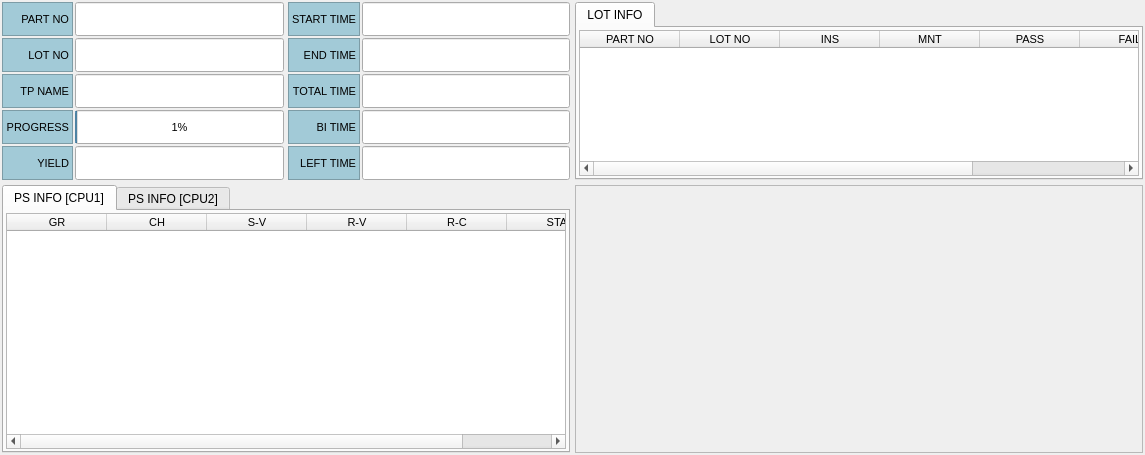
<?xml version="1.0" encoding="UTF-8"?>
<ui version="4.0">
 <class>CMassTab</class>
 <widget class="QWidget" name="CMassTab">
  <property name="geometry">
   <rect>
    <x>0</x>
    <y>0</y>
    <width>1145</width>
    <height>455</height>
   </rect>
  </property>
  <property name="minimumSize">
   <size>
    <width>600</width>
    <height>300</height>
   </size>
  </property>
  <property name="windowTitle">
   <string>RunWindow</string>
  </property>
  <property name="windowIcon">
   <iconset resource="../../ABLEE_EAPSimm/eapsimm.qrc">
    <normaloff>:/icon/icon/auto.ico</normaloff>:/icon/icon/auto.ico</iconset>
  </property>
  <property name="styleSheet">
   <string notr="true">QFrame#frmLotView
{
	border: 1px solid black;
}
QFrame#frmSlotView
{
	border: 1px solid black;
}
QFrame#frmPpsView
{
	border: 1px solid black;
}
QFrame#frmTempView
{
	border: 1px solid black;
}</string>
  </property>
  <layout class="QGridLayout" name="gridLayout" rowstretch="2,3" rowminimumheight="0,0">
   <property name="leftMargin">
    <number>2</number>
   </property>
   <property name="topMargin">
    <number>2</number>
   </property>
   <property name="rightMargin">
    <number>2</number>
   </property>
   <property name="bottomMargin">
    <number>2</number>
   </property>
   <property name="spacing">
    <number>5</number>
   </property>
   <item row="0" column="0">
    <layout class="QHBoxLayout" name="horizontalLayout_3">
     <property name="spacing">
      <number>4</number>
     </property>
     <item>
      <layout class="QHBoxLayout" name="horizontalLayout">
       <property name="spacing">
        <number>2</number>
       </property>
       <item>
        <layout class="QVBoxLayout" name="verticalLayout_5">
         <property name="spacing">
          <number>2</number>
         </property>
         <item>
          <widget class="QLabel" name="lblPartNo">
           <property name="minimumSize">
            <size>
             <width>50</width>
             <height>15</height>
            </size>
           </property>
           <property name="maximumSize">
            <size>
             <width>1666</width>
             <height>50</height>
            </size>
           </property>
           <property name="font">
            <font>
             <pointsize>8</pointsize>
            </font>
           </property>
           <property name="styleSheet">
            <string notr="true">background-color: #a2cad7;
</string>
           </property>
           <property name="frameShape">
            <enum>QFrame::StyledPanel</enum>
           </property>
           <property name="frameShadow">
            <enum>QFrame::Sunken</enum>
           </property>
           <property name="text">
            <string>PART NO</string>
           </property>
           <property name="alignment">
            <set>Qt::AlignRight|Qt::AlignTrailing|Qt::AlignVCenter</set>
           </property>
          </widget>
         </item>
         <item>
          <widget class="QLabel" name="lblLotNo">
           <property name="minimumSize">
            <size>
             <width>50</width>
             <height>15</height>
            </size>
           </property>
           <property name="maximumSize">
            <size>
             <width>1666</width>
             <height>50</height>
            </size>
           </property>
           <property name="font">
            <font>
             <pointsize>8</pointsize>
            </font>
           </property>
           <property name="styleSheet">
            <string notr="true">background-color: #a2cad7;</string>
           </property>
           <property name="frameShape">
            <enum>QFrame::StyledPanel</enum>
           </property>
           <property name="frameShadow">
            <enum>QFrame::Sunken</enum>
           </property>
           <property name="text">
            <string>LOT NO</string>
           </property>
           <property name="alignment">
            <set>Qt::AlignRight|Qt::AlignTrailing|Qt::AlignVCenter</set>
           </property>
          </widget>
         </item>
         <item>
          <widget class="QLabel" name="lblPgmName">
           <property name="minimumSize">
            <size>
             <width>50</width>
             <height>15</height>
            </size>
           </property>
           <property name="maximumSize">
            <size>
             <width>1666</width>
             <height>50</height>
            </size>
           </property>
           <property name="font">
            <font>
             <pointsize>8</pointsize>
            </font>
           </property>
           <property name="styleSheet">
            <string notr="true">background-color: #a2cad7;</string>
           </property>
           <property name="frameShape">
            <enum>QFrame::StyledPanel</enum>
           </property>
           <property name="frameShadow">
            <enum>QFrame::Sunken</enum>
           </property>
           <property name="text">
            <string>TP NAME</string>
           </property>
           <property name="alignment">
            <set>Qt::AlignRight|Qt::AlignTrailing|Qt::AlignVCenter</set>
           </property>
          </widget>
         </item>
         <item>
          <widget class="QLabel" name="lblProgress">
           <property name="minimumSize">
            <size>
             <width>50</width>
             <height>15</height>
            </size>
           </property>
           <property name="maximumSize">
            <size>
             <width>1666</width>
             <height>50</height>
            </size>
           </property>
           <property name="font">
            <font>
             <pointsize>8</pointsize>
            </font>
           </property>
           <property name="styleSheet">
            <string notr="true">background-color: #a2cad7;</string>
           </property>
           <property name="frameShape">
            <enum>QFrame::StyledPanel</enum>
           </property>
           <property name="frameShadow">
            <enum>QFrame::Sunken</enum>
           </property>
           <property name="text">
            <string>PROGRESS</string>
           </property>
           <property name="alignment">
            <set>Qt::AlignRight|Qt::AlignTrailing|Qt::AlignVCenter</set>
           </property>
          </widget>
         </item>
         <item>
          <widget class="QLabel" name="lblYield">
           <property name="minimumSize">
            <size>
             <width>50</width>
             <height>15</height>
            </size>
           </property>
           <property name="maximumSize">
            <size>
             <width>1666</width>
             <height>50</height>
            </size>
           </property>
           <property name="font">
            <font>
             <pointsize>8</pointsize>
            </font>
           </property>
           <property name="styleSheet">
            <string notr="true">background-color: #a2cad7;</string>
           </property>
           <property name="frameShape">
            <enum>QFrame::StyledPanel</enum>
           </property>
           <property name="frameShadow">
            <enum>QFrame::Sunken</enum>
           </property>
           <property name="text">
            <string>YIELD</string>
           </property>
           <property name="alignment">
            <set>Qt::AlignRight|Qt::AlignTrailing|Qt::AlignVCenter</set>
           </property>
          </widget>
         </item>
        </layout>
       </item>
       <item>
        <layout class="QVBoxLayout" name="verticalLayout_4" stretch="0,0,0,0,0">
         <property name="spacing">
          <number>2</number>
         </property>
         <item>
          <widget class="QLineEdit" name="lePartNo">
           <property name="sizePolicy">
            <sizepolicy hsizetype="Expanding" vsizetype="Preferred">
             <horstretch>0</horstretch>
             <verstretch>0</verstretch>
            </sizepolicy>
           </property>
           <property name="minimumSize">
            <size>
             <width>50</width>
             <height>15</height>
            </size>
           </property>
           <property name="maximumSize">
            <size>
             <width>16777215</width>
             <height>50</height>
            </size>
           </property>
           <property name="font">
            <font>
             <pointsize>8</pointsize>
            </font>
           </property>
           <property name="readOnly">
            <bool>true</bool>
           </property>
          </widget>
         </item>
         <item>
          <widget class="QLineEdit" name="leLotNo">
           <property name="sizePolicy">
            <sizepolicy hsizetype="Expanding" vsizetype="Preferred">
             <horstretch>0</horstretch>
             <verstretch>0</verstretch>
            </sizepolicy>
           </property>
           <property name="minimumSize">
            <size>
             <width>50</width>
             <height>15</height>
            </size>
           </property>
           <property name="maximumSize">
            <size>
             <width>16777215</width>
             <height>50</height>
            </size>
           </property>
           <property name="font">
            <font>
             <pointsize>8</pointsize>
            </font>
           </property>
           <property name="readOnly">
            <bool>true</bool>
           </property>
          </widget>
         </item>
         <item>
          <widget class="QLineEdit" name="lePgmName">
           <property name="sizePolicy">
            <sizepolicy hsizetype="Expanding" vsizetype="Preferred">
             <horstretch>0</horstretch>
             <verstretch>0</verstretch>
            </sizepolicy>
           </property>
           <property name="minimumSize">
            <size>
             <width>50</width>
             <height>15</height>
            </size>
           </property>
           <property name="maximumSize">
            <size>
             <width>16777215</width>
             <height>50</height>
            </size>
           </property>
           <property name="font">
            <font>
             <pointsize>8</pointsize>
            </font>
           </property>
           <property name="readOnly">
            <bool>true</bool>
           </property>
          </widget>
         </item>
         <item>
          <widget class="QProgressBar" name="prgbar">
           <property name="sizePolicy">
            <sizepolicy hsizetype="Expanding" vsizetype="Preferred">
             <horstretch>0</horstretch>
             <verstretch>0</verstretch>
            </sizepolicy>
           </property>
           <property name="minimumSize">
            <size>
             <width>50</width>
             <height>15</height>
            </size>
           </property>
           <property name="maximumSize">
            <size>
             <width>16777215</width>
             <height>50</height>
            </size>
           </property>
           <property name="font">
            <font>
             <pointsize>8</pointsize>
            </font>
           </property>
           <property name="value">
            <number>1</number>
           </property>
           <property name="alignment">
            <set>Qt::AlignCenter</set>
           </property>
           <property name="textDirection">
            <enum>QProgressBar::TopToBottom</enum>
           </property>
          </widget>
         </item>
         <item>
          <widget class="QLineEdit" name="leYield">
           <property name="sizePolicy">
            <sizepolicy hsizetype="Expanding" vsizetype="Preferred">
             <horstretch>0</horstretch>
             <verstretch>0</verstretch>
            </sizepolicy>
           </property>
           <property name="minimumSize">
            <size>
             <width>50</width>
             <height>15</height>
            </size>
           </property>
           <property name="maximumSize">
            <size>
             <width>16777215</width>
             <height>50</height>
            </size>
           </property>
           <property name="font">
            <font>
             <pointsize>8</pointsize>
            </font>
           </property>
           <property name="readOnly">
            <bool>true</bool>
           </property>
          </widget>
         </item>
        </layout>
       </item>
      </layout>
     </item>
     <item>
      <layout class="QHBoxLayout" name="horizontalLayout_2">
       <property name="spacing">
        <number>2</number>
       </property>
       <item>
        <layout class="QVBoxLayout" name="verticalLayout_2">
         <property name="spacing">
          <number>2</number>
         </property>
         <item>
          <widget class="QLabel" name="lblStartTime">
           <property name="minimumSize">
            <size>
             <width>60</width>
             <height>15</height>
            </size>
           </property>
           <property name="maximumSize">
            <size>
             <width>1666</width>
             <height>50</height>
            </size>
           </property>
           <property name="font">
            <font>
             <pointsize>8</pointsize>
            </font>
           </property>
           <property name="styleSheet">
            <string notr="true">background-color: #a2cad7;</string>
           </property>
           <property name="frameShape">
            <enum>QFrame::StyledPanel</enum>
           </property>
           <property name="frameShadow">
            <enum>QFrame::Raised</enum>
           </property>
           <property name="text">
            <string>START TIME</string>
           </property>
           <property name="alignment">
            <set>Qt::AlignRight|Qt::AlignTrailing|Qt::AlignVCenter</set>
           </property>
          </widget>
         </item>
         <item>
          <widget class="QLabel" name="lblEndTime">
           <property name="minimumSize">
            <size>
             <width>60</width>
             <height>15</height>
            </size>
           </property>
           <property name="maximumSize">
            <size>
             <width>1666</width>
             <height>50</height>
            </size>
           </property>
           <property name="font">
            <font>
             <pointsize>8</pointsize>
            </font>
           </property>
           <property name="styleSheet">
            <string notr="true">background-color: #a2cad7;</string>
           </property>
           <property name="frameShape">
            <enum>QFrame::StyledPanel</enum>
           </property>
           <property name="frameShadow">
            <enum>QFrame::Raised</enum>
           </property>
           <property name="text">
            <string>END TIME</string>
           </property>
           <property name="alignment">
            <set>Qt::AlignRight|Qt::AlignTrailing|Qt::AlignVCenter</set>
           </property>
          </widget>
         </item>
         <item>
          <widget class="QLabel" name="lblTotalTime">
           <property name="minimumSize">
            <size>
             <width>60</width>
             <height>15</height>
            </size>
           </property>
           <property name="maximumSize">
            <size>
             <width>1666</width>
             <height>50</height>
            </size>
           </property>
           <property name="font">
            <font>
             <pointsize>8</pointsize>
            </font>
           </property>
           <property name="styleSheet">
            <string notr="true">background-color: #a2cad7;</string>
           </property>
           <property name="frameShape">
            <enum>QFrame::StyledPanel</enum>
           </property>
           <property name="frameShadow">
            <enum>QFrame::Sunken</enum>
           </property>
           <property name="text">
            <string>TOTAL TIME</string>
           </property>
           <property name="alignment">
            <set>Qt::AlignRight|Qt::AlignTrailing|Qt::AlignVCenter</set>
           </property>
          </widget>
         </item>
         <item>
          <widget class="QLabel" name="lblBibTime">
           <property name="minimumSize">
            <size>
             <width>60</width>
             <height>15</height>
            </size>
           </property>
           <property name="maximumSize">
            <size>
             <width>1666</width>
             <height>50</height>
            </size>
           </property>
           <property name="font">
            <font>
             <pointsize>8</pointsize>
            </font>
           </property>
           <property name="styleSheet">
            <string notr="true">background-color: #a2cad7;</string>
           </property>
           <property name="frameShape">
            <enum>QFrame::StyledPanel</enum>
           </property>
           <property name="frameShadow">
            <enum>QFrame::Sunken</enum>
           </property>
           <property name="text">
            <string>BI TIME</string>
           </property>
           <property name="alignment">
            <set>Qt::AlignRight|Qt::AlignTrailing|Qt::AlignVCenter</set>
           </property>
          </widget>
         </item>
         <item>
          <widget class="QLabel" name="lblRemainTime">
           <property name="minimumSize">
            <size>
             <width>60</width>
             <height>15</height>
            </size>
           </property>
           <property name="maximumSize">
            <size>
             <width>1666</width>
             <height>50</height>
            </size>
           </property>
           <property name="font">
            <font>
             <pointsize>8</pointsize>
            </font>
           </property>
           <property name="styleSheet">
            <string notr="true">background-color: #a2cad7;</string>
           </property>
           <property name="frameShape">
            <enum>QFrame::StyledPanel</enum>
           </property>
           <property name="frameShadow">
            <enum>QFrame::Sunken</enum>
           </property>
           <property name="text">
            <string>LEFT TIME</string>
           </property>
           <property name="alignment">
            <set>Qt::AlignRight|Qt::AlignTrailing|Qt::AlignVCenter</set>
           </property>
          </widget>
         </item>
        </layout>
       </item>
       <item>
        <layout class="QVBoxLayout" name="verticalLayout">
         <property name="spacing">
          <number>2</number>
         </property>
         <item>
          <widget class="QLineEdit" name="leStartTime">
           <property name="sizePolicy">
            <sizepolicy hsizetype="Expanding" vsizetype="Preferred">
             <horstretch>0</horstretch>
             <verstretch>0</verstretch>
            </sizepolicy>
           </property>
           <property name="minimumSize">
            <size>
             <width>50</width>
             <height>15</height>
            </size>
           </property>
           <property name="maximumSize">
            <size>
             <width>16777215</width>
             <height>50</height>
            </size>
           </property>
           <property name="font">
            <font>
             <pointsize>8</pointsize>
            </font>
           </property>
           <property name="readOnly">
            <bool>true</bool>
           </property>
          </widget>
         </item>
         <item>
          <widget class="QLineEdit" name="leEndTime">
           <property name="sizePolicy">
            <sizepolicy hsizetype="Expanding" vsizetype="Preferred">
             <horstretch>0</horstretch>
             <verstretch>0</verstretch>
            </sizepolicy>
           </property>
           <property name="minimumSize">
            <size>
             <width>50</width>
             <height>15</height>
            </size>
           </property>
           <property name="maximumSize">
            <size>
             <width>16777215</width>
             <height>50</height>
            </size>
           </property>
           <property name="font">
            <font>
             <pointsize>8</pointsize>
            </font>
           </property>
           <property name="readOnly">
            <bool>true</bool>
           </property>
          </widget>
         </item>
         <item>
          <widget class="QLineEdit" name="leTotalTime">
           <property name="sizePolicy">
            <sizepolicy hsizetype="Expanding" vsizetype="Preferred">
             <horstretch>0</horstretch>
             <verstretch>0</verstretch>
            </sizepolicy>
           </property>
           <property name="minimumSize">
            <size>
             <width>50</width>
             <height>15</height>
            </size>
           </property>
           <property name="maximumSize">
            <size>
             <width>16777215</width>
             <height>50</height>
            </size>
           </property>
           <property name="font">
            <font>
             <pointsize>8</pointsize>
            </font>
           </property>
           <property name="readOnly">
            <bool>true</bool>
           </property>
          </widget>
         </item>
         <item>
          <widget class="QLineEdit" name="leBibTime">
           <property name="sizePolicy">
            <sizepolicy hsizetype="Expanding" vsizetype="Preferred">
             <horstretch>0</horstretch>
             <verstretch>0</verstretch>
            </sizepolicy>
           </property>
           <property name="minimumSize">
            <size>
             <width>50</width>
             <height>15</height>
            </size>
           </property>
           <property name="maximumSize">
            <size>
             <width>16777215</width>
             <height>50</height>
            </size>
           </property>
           <property name="font">
            <font>
             <pointsize>8</pointsize>
            </font>
           </property>
           <property name="readOnly">
            <bool>true</bool>
           </property>
          </widget>
         </item>
         <item>
          <widget class="QLineEdit" name="leRemainTime">
           <property name="sizePolicy">
            <sizepolicy hsizetype="Expanding" vsizetype="Preferred">
             <horstretch>0</horstretch>
             <verstretch>0</verstretch>
            </sizepolicy>
           </property>
           <property name="minimumSize">
            <size>
             <width>50</width>
             <height>15</height>
            </size>
           </property>
           <property name="maximumSize">
            <size>
             <width>16777215</width>
             <height>50</height>
            </size>
           </property>
           <property name="font">
            <font>
             <pointsize>8</pointsize>
            </font>
           </property>
           <property name="readOnly">
            <bool>true</bool>
           </property>
          </widget>
         </item>
        </layout>
       </item>
      </layout>
     </item>
    </layout>
   </item>
   <item row="0" column="1">
    <widget class="QTabWidget" name="tabLotInfo">
     <property name="minimumSize">
      <size>
       <width>0</width>
       <height>100</height>
      </size>
     </property>
     <property name="tabShape">
      <enum>QTabWidget::Rounded</enum>
     </property>
     <property name="currentIndex">
      <number>0</number>
     </property>
     <property name="elideMode">
      <enum>Qt::ElideNone</enum>
     </property>
     <widget class="QWidget" name="tabWidgetLotInfo">
      <attribute name="title">
       <string>LOT INFO</string>
      </attribute>
      <layout class="QVBoxLayout" name="vLayoutWidgetLotInfo">
       <property name="spacing">
        <number>2</number>
       </property>
       <property name="leftMargin">
        <number>2</number>
       </property>
       <property name="topMargin">
        <number>2</number>
       </property>
       <property name="rightMargin">
        <number>2</number>
       </property>
       <property name="bottomMargin">
        <number>2</number>
       </property>
       <item>
        <widget class="QTableWidget" name="tblLotInfo">
         <property name="minimumSize">
          <size>
           <width>0</width>
           <height>0</height>
          </size>
         </property>
         <property name="font">
          <font>
           <pointsize>8</pointsize>
          </font>
         </property>
         <column>
          <property name="text">
           <string>PART NO</string>
          </property>
         </column>
         <column>
          <property name="text">
           <string>LOT NO</string>
          </property>
         </column>
         <column>
          <property name="text">
           <string>INS</string>
          </property>
         </column>
         <column>
          <property name="text">
           <string>MNT</string>
          </property>
         </column>
         <column>
          <property name="text">
           <string>PASS</string>
          </property>
         </column>
         <column>
          <property name="text">
           <string>FAIL</string>
          </property>
         </column>
         <column>
          <property name="text">
           <string>YIELD</string>
          </property>
         </column>
        </widget>
       </item>
      </layout>
     </widget>
    </widget>
   </item>
   <item row="1" column="0">
    <widget class="QTabWidget" name="tabPPS">
     <property name="currentIndex">
      <number>0</number>
     </property>
     <widget class="QWidget" name="C1">
      <attribute name="icon">
       <iconset resource="../MainUi.qrc">
        <normaloff>:/icon/icon/power_icon.ico</normaloff>:/icon/icon/power_icon.ico</iconset>
      </attribute>
      <attribute name="title">
       <string>PS INFO [CPU1]</string>
      </attribute>
      <layout class="QVBoxLayout" name="vLayoutC1">
       <property name="spacing">
        <number>2</number>
       </property>
       <property name="leftMargin">
        <number>2</number>
       </property>
       <property name="topMargin">
        <number>2</number>
       </property>
       <property name="rightMargin">
        <number>2</number>
       </property>
       <property name="bottomMargin">
        <number>2</number>
       </property>
       <item>
        <widget class="QTableWidget" name="tblPpsC1">
         <property name="sizePolicy">
          <sizepolicy hsizetype="Expanding" vsizetype="Expanding">
           <horstretch>0</horstretch>
           <verstretch>0</verstretch>
          </sizepolicy>
         </property>
         <property name="minimumSize">
          <size>
           <width>0</width>
           <height>0</height>
          </size>
         </property>
         <property name="font">
          <font>
           <pointsize>8</pointsize>
          </font>
         </property>
         <column>
          <property name="text">
           <string>GR</string>
          </property>
         </column>
         <column>
          <property name="text">
           <string>CH</string>
          </property>
         </column>
         <column>
          <property name="text">
           <string>S-V</string>
          </property>
         </column>
         <column>
          <property name="text">
           <string>R-V</string>
          </property>
         </column>
         <column>
          <property name="text">
           <string>R-C</string>
          </property>
         </column>
         <column>
          <property name="text">
           <string>STA</string>
          </property>
         </column>
        </widget>
       </item>
      </layout>
     </widget>
     <widget class="QWidget" name="tab">
      <attribute name="icon">
       <iconset resource="../MainUi.qrc">
        <normaloff>:/icon/icon/power_icon.ico</normaloff>:/icon/icon/power_icon.ico</iconset>
      </attribute>
      <attribute name="title">
       <string>PS INFO [CPU2]</string>
      </attribute>
      <layout class="QVBoxLayout" name="verticalLayout_3">
       <property name="spacing">
        <number>2</number>
       </property>
       <property name="leftMargin">
        <number>2</number>
       </property>
       <property name="topMargin">
        <number>2</number>
       </property>
       <property name="rightMargin">
        <number>2</number>
       </property>
       <property name="bottomMargin">
        <number>2</number>
       </property>
       <item>
        <widget class="QTableWidget" name="tblPpsC2">
         <property name="font">
          <font>
           <pointsize>8</pointsize>
          </font>
         </property>
         <column>
          <property name="text">
           <string>GR</string>
          </property>
         </column>
         <column>
          <property name="text">
           <string>CH</string>
          </property>
         </column>
         <column>
          <property name="text">
           <string>S-V</string>
          </property>
         </column>
         <column>
          <property name="text">
           <string>R-V</string>
          </property>
         </column>
         <column>
          <property name="text">
           <string>R-C</string>
          </property>
         </column>
         <column>
          <property name="text">
           <string>STA</string>
          </property>
         </column>
        </widget>
       </item>
      </layout>
     </widget>
    </widget>
   </item>
   <item row="1" column="1">
    <widget class="QFrame" name="frame">
     <property name="frameShape">
      <enum>QFrame::StyledPanel</enum>
     </property>
     <property name="frameShadow">
      <enum>QFrame::Plain</enum>
     </property>
     <layout class="QVBoxLayout" name="verticalLayout_6">
      <property name="spacing">
       <number>2</number>
      </property>
      <property name="leftMargin">
       <number>2</number>
      </property>
      <property name="topMargin">
       <number>2</number>
      </property>
      <property name="rightMargin">
       <number>2</number>
      </property>
      <property name="bottomMargin">
       <number>2</number>
      </property>
      <item>
       <widget class="CPlotChamber" name="widget_plot_chamber" native="true"/>
      </item>
     </layout>
    </widget>
   </item>
  </layout>
 </widget>
 <customwidgets>
  <customwidget>
   <class>CPlotChamber</class>
   <extends>QWidget</extends>
   <header>plotchamber.hpp</header>
   <container>1</container>
  </customwidget>
 </customwidgets>
 <resources>
  <include location="../../ABLEE_EAPSimm/eapsimm.qrc"/>
  <include location="../MainUi.qrc"/>
 </resources>
 <connections/>
</ui>
